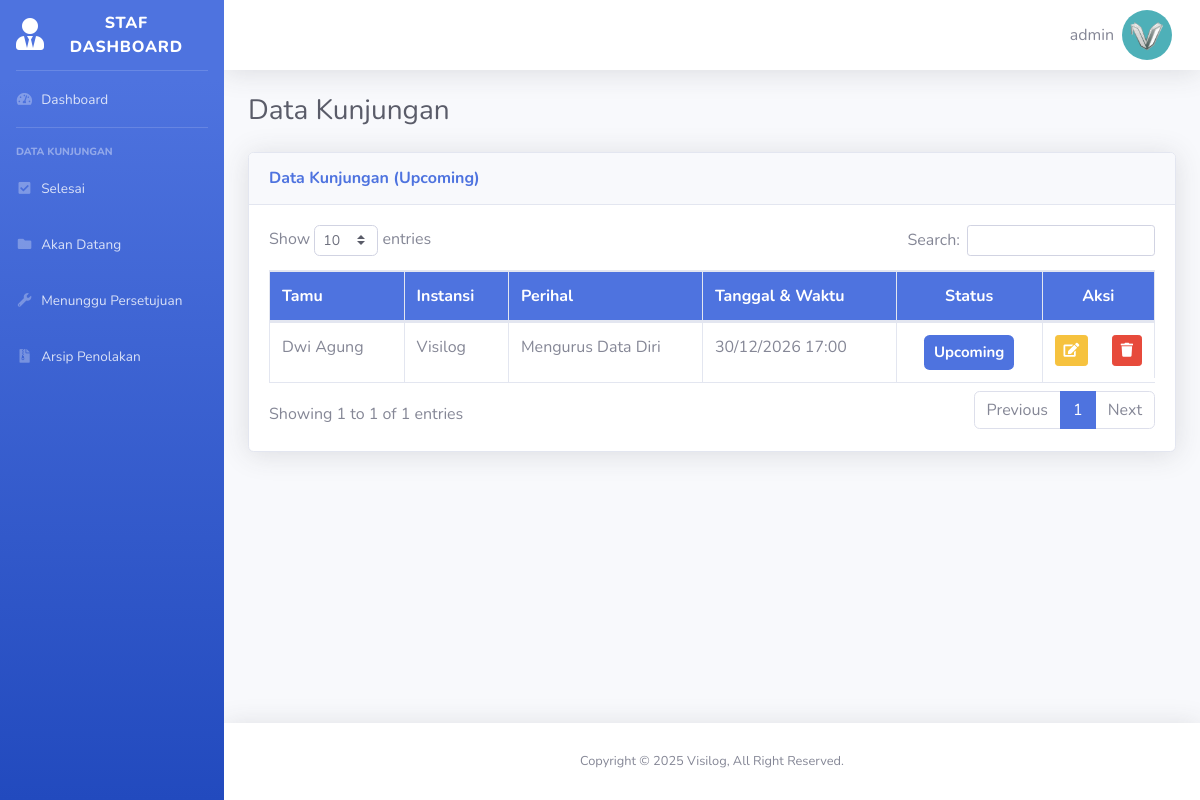
The page /kunjungan_berjalan.php (signed in) on the database as committed earlier.
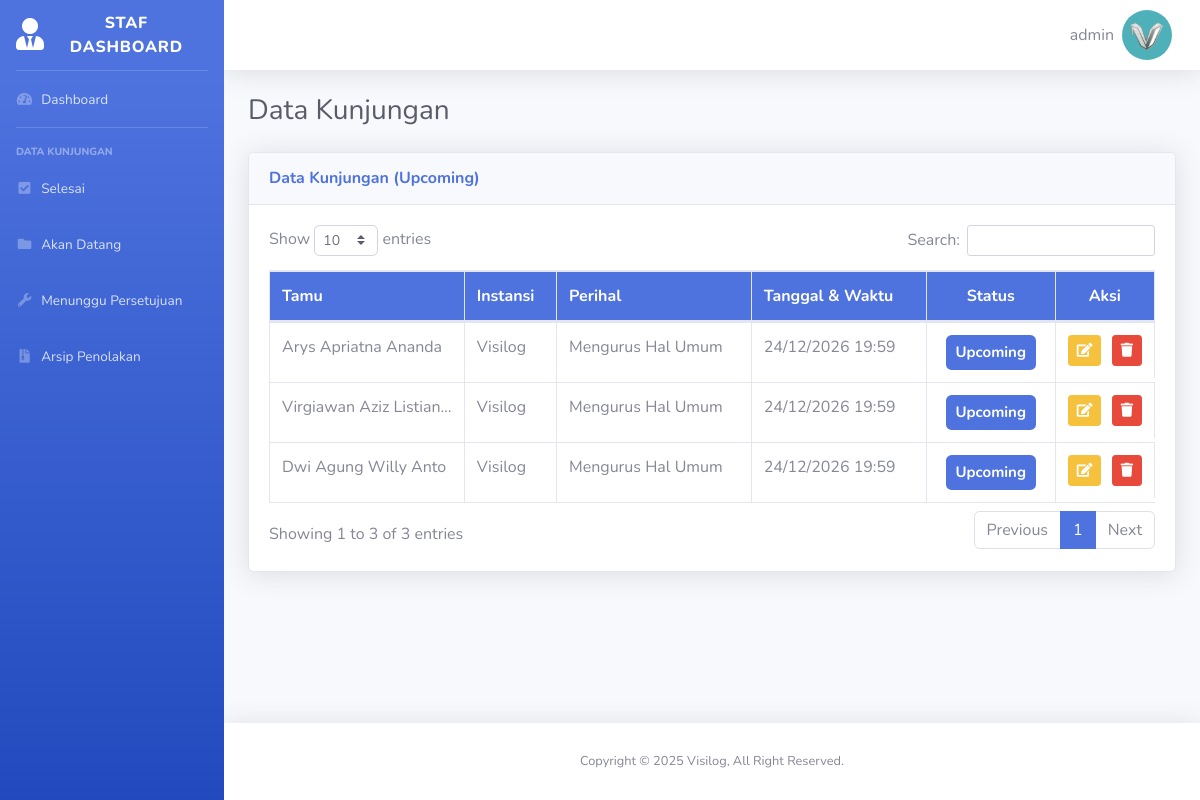
The same page on the database as committed later.
### tables this page shows
CREATE TABLE `visit_data` (
  `id` int(11) NOT NULL,
  `guest_name` varchar(255) NOT NULL,
  `email` varchar(255) NOT NULL,
  `phone_number` varchar(255) NOT NULL,
  `company_name` varchar(255) NOT NULL,
  `visit_regards` enum('Urusan_surat','Urusan_keuangan','Urusan_umum','Urusan_sarana','Janji_temu_unit','Janji_temu_staf') NOT NULL,
  `visit_desc` varchar(255) NOT NULL,
  `id_unit` int(11) DEFAULT NULL,
  `id_staf` int(11) DEFAULT NULL,
  `visit_date` date NOT NULL,
  `time_in` time NOT NULL,
  `time_out` time NOT NULL,
  `status` enum('Pending','Done','Upcoming','Close','Now','Rejected') NOT NULL
);

### kunjungan_berjalan.php (the view, shortened to what this page needs)
<?php include 'dashboard_template/header.php'; ?>
<body class="page-top">
    <div id="wrapper">
        <?php include 'dashboard_template/sidebar.php'; ?>
        <div id="content-wrapper" class="d-flex flex-column">
            <div id="content">
                <?php include 'dashboard_template/topbar.php'; ?>
                <div class="container-fluid">
                    <div class="d-sm-flex align-items-center justify-content-between mb-4">
                        <h1 class="h3 mb-0 text-gray-800">Data Kunjungan</h1>
                    </div>
                    <div class="card shadow mb-4">
                        <div class="card-header py-3">
                            <h6 class="m-0 font-weight-bold text-primary">Data Kunjungan (Upcoming)</h6>
                        </div>
                        <div class="card-body">
                            <div class="table-responsive">
                                <table class="table table-bordered" id="dataTable" width="100%" cellspacing="0">
                                    <thead class="thead bg-primary text-white fw-bold">
                                        <tr>
                                            <th>Tamu</th>
                                            <th>Instansi</th>
                                            <th>Perihal</th>
                                            <th>Tanggal & Waktu</th>
                                            <th class="text-center">Status</th>
                                            <th class="text-center">Aksi</th>
                                        </tr>
                                    </thead>
                                    <tbody>
                                        <?php
                                        $sql = "SELECT * FROM visit_data WHERE `status` IN ('Upcoming','Close','Now') ORDER BY id DESC";
                                        $result = mysqli_query($koneksi, $sql);
                                        if (!$result) {
                                            echo '<tr><td colspan="7">Query error: ' . htmlspecialchars(mysqli_error($koneksi)) . '</td></tr>';
                                        } else {
                                            while ($data = mysqli_fetch_assoc($result)) {
                                                $badgeClass = 'badge-info';
                                                if ($data['status'] === 'Upcoming') $badgeClass = 'badge-primary';
                                        ?>
                                                <tr>
                                                    <td><?= htmlspecialchars($data['guest_name']); ?></td>
                                                    <td><?= htmlspecialchars($data['company_name']); ?></td>
                                                    <td><?= htmlspecialchars($data['visit_desc']); ?></td>
                                                    <td><?= date('d/m/Y', strtotime($data['visit_date'])); ?> <span><?= date('H:i', strtotime($data['time_in'])); ?></span></td>
                                                    <td class="text-center">
                                                        <span class="badge <?= $badgeClass ?>" style="padding: 10px; font-size: 15px;">
                                                            <?= htmlspecialchars($data['status']); ?>
                                                        </span>
                                                    </td>
                                                    <td class="d-flex justify-content-between">
                                                        <a href="edit.php?id=<?= (int)$data['id'] ?>" class="btn btn-warning btn-sm" title="Edit">
                                                            <i class="fas fa-edit"></i>
                                                        </a>
                                                        <a href="proses_hapus.php?id=<?= $data['id'] ?>&redirect=kunjungan_berjalan.php" class="btn btn-danger btn-sm" title="Hapus" onclick="return confirm('Apakah Anda yakin ingin menghapus data ini?')">
                                                            <i class="fas fa-trash"></i>
                                                        </a>
                                                    </td>
                                                </tr>
                                        <?php
                                            }
                                        }
                                        ?>
                                    </tbody>
                                </table>
                            </div>
                        </div>
                    </div>
                </div>
            </div>
            <?php include 'dashboard_template/footer.php'; ?>
</body>

### dashboard_template/header.php (shortened to what this page needs)
<?php
$username = $_SESSION['username']
?>
<!DOCTYPE html>
<html lang="en">
<head>
    <link href="assets/vendor/fontawesome-free/css/all.min.css" rel="stylesheet" type="text/css">
    <link href="assets/css/sb-admin-2.css" rel="stylesheet">
    <link rel="stylesheet" href="assets/css/style2.css ">
    <link rel="stylesheet" href="assets/vendor/datatables/dataTables.bootstrap4.min.css">
</head>

### dashboard_template/sidebar.php
<ul class="navbar-nav bg-gradient-primary sidebar sidebar-dark accordion" id="accordionSidebar">
    <a class="sidebar-brand d-flex align-items-center justify-content-center" href="dashboard.php">
        <div class="sidebar-brand-icon">
            <i class="fas fa-user-tie"></i>
        </div>
        <div class="sidebar-brand-text mx-3">Staf Dashboard</div>
    </a>
    <hr class="sidebar-divider my-0">
    <li class="nav-item">
        <a class="nav-link" href="dashboard.php">
            <i class="fas fa-fw fa-tachometer-alt"></i>
            <span>Dashboard</span></a>
    </li>
    <hr class="sidebar-divider">
    <div class="sidebar-heading">
        Data Kunjungan
    </div>
    <li class="nav-item">
        <a class="nav-link collapsed" href="kunjungan_selesai.php">
            <i class="fas fa-fw fa-check-square"></i>
            <span>Selesai</span>
        </a>
    </li>
    <li class="nav-item">
        <a class="nav-link collapsed" href="kunjungan_berjalan.php">
            <i class="fas fa-fw fa-folder"></i>
            <span>Akan Datang</span>
        </a>
    </li>
    <li class="nav-item">
        <a class="nav-link collapsed" href="kunjungan_pending.php">
            <i class="fas fa-fw fa-wrench"></i>
            <span>Menunggu Persetujuan</span>
        </a>
    </li>
    <li class="nav-item">
    <a class="nav-link collapsed" href="arsip_kunjungan.php">
        <i class="fas fa-fw fa-file-archive"></i>
        <span>Arsip Penolakan</span>
    </a>
</li>
</ul>

### dashboard_template/topbar.php (shortened to what this page needs)
<nav class="navbar navbar-expand navbar-light bg-white topbar mb-4 static-top shadow">
    <ul class="navbar-nav ml-auto">
        <li class="nav-item dropdown no-arrow">
            <a class="nav-link dropdown-toggle" href="#" id="userDropdown" role="button"
                data-toggle="dropdown" aria-haspopup="true" aria-expanded="false">
                <span class="mr-2 d-none d-lg-inline text-gray-600 medium"><?= $username ?></span>
                <img class="img-profile rounded-circle" src="assets/img/Profile.png" style="width: auto; height: 50px;">
            </a>
        </li>
    </ul>
</nav>

### dashboard_template/footer.php (shortened to what this page needs)
<footer class="sticky-footer bg-white shadow">
    <div class="container my-auto">
        <div class="copyright text-center my-auto">
            <span>Copyright &copy; 2025 Visilog, All Right Reserved.</span>
        </div>
    </div>
</footer>
</div>
</div>
</body>

### assets/css/style2.css (style rules this page uses)
.table th, td { max-width: 165px; white-space: nowrap; overflow: hidden; text-overflow: ellipsis; }

Rows that differ between the two databases and show on the page:
removed visit_data: guest_name "Dwi Agung", company_name "Visilog", visit_desc "Mengurus Data Diri", visit_date "30/12/2026", time_in "17:00", status "Upcoming"
added visit_data: guest_name "Arys Apriatna Ananda", company_name "Visilog", visit_desc "Mengurus Hal Umum", visit_date "24/12/2026", time_in "19:59", status "Upcoming"
added visit_data: guest_name "Virgiawan Aziz Listian…", company_name "Visilog", visit_desc "Mengurus Hal Umum", visit_date "24/12/2026", time_in "19:59", status "Upcoming"
added visit_data: guest_name "Dwi Agung Willy Anto", company_name "Visilog", visit_desc "Mengurus Hal Umum", visit_date "24/12/2026", time_in "19:59", status "Upcoming"
Other text that changed with them:
text written by a page script: "Show entries Search: Showing 1 to 1 of 1 entries Previous 1 Next" → "Show entries Search: Showing 1 to 3 of 3 entries Previous 1 Next"
